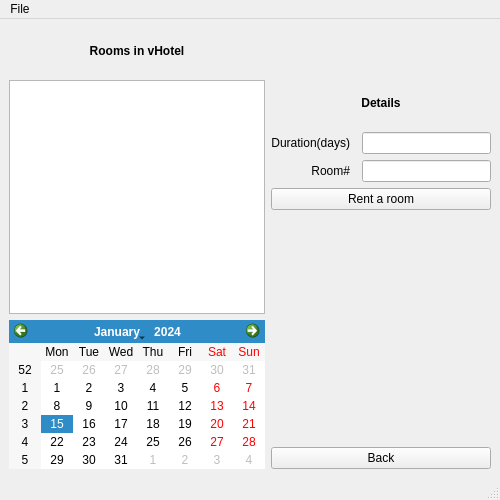
<?xml version="1.0" encoding="UTF-8"?>
<ui version="4.0">
 <class>MainWindow</class>
 <widget class="QMainWindow" name="MainWindow">
  <property name="geometry">
   <rect>
    <x>0</x>
    <y>0</y>
    <width>500</width>
    <height>500</height>
   </rect>
  </property>
  <property name="windowTitle">
   <string>MainWindow</string>
  </property>
  <widget class="QWidget" name="centralwidget">
   <layout class="QGridLayout" name="gridLayout">
    <item row="0" column="0">
     <widget class="QLabel" name="label">
      <property name="styleSheet">
       <string notr="true">font: 18pt &quot;Narkisim&quot;;</string>
      </property>
      <property name="text">
       <string>&lt;html&gt;&lt;head/&gt;&lt;body&gt;&lt;p align=&quot;center&quot;&gt;&lt;span style=&quot; font-weight:600;&quot;&gt;Rooms in vHotel&lt;/span&gt;&lt;/p&gt;&lt;/body&gt;&lt;/html&gt;</string>
      </property>
     </widget>
    </item>
    <item row="9" column="0" rowspan="3">
     <widget class="QCalendarWidget" name="calendarWidget"/>
    </item>
    <item row="1" column="0" rowspan="6">
     <widget class="QTextBrowser" name="Rooms"/>
    </item>
    <item row="11" column="1" colspan="3">
     <widget class="QPushButton" name="Back">
      <property name="styleSheet">
       <string notr="true">font: 18pt &quot;Narkisim&quot;;</string>
      </property>
      <property name="text">
       <string>Back</string>
      </property>
     </widget>
    </item>
    <item row="2" column="1">
     <widget class="QLabel" name="label_2">
      <property name="styleSheet">
       <string notr="true">font: 14pt &quot;Narkisim&quot;;</string>
      </property>
      <property name="text">
       <string>&lt;html&gt;&lt;head/&gt;&lt;body&gt;&lt;p align=&quot;right&quot;&gt;Duration(days)&lt;/p&gt;&lt;/body&gt;&lt;/html&gt;</string>
      </property>
     </widget>
    </item>
    <item row="3" column="1">
     <widget class="QLabel" name="label_3">
      <property name="styleSheet">
       <string notr="true">font: 18pt &quot;Narkisim&quot;;</string>
      </property>
      <property name="text">
       <string>&lt;html&gt;&lt;head/&gt;&lt;body&gt;&lt;p align=&quot;right&quot;&gt;Room#&lt;/p&gt;&lt;/body&gt;&lt;/html&gt;</string>
      </property>
     </widget>
    </item>
    <item row="3" column="3">
     <widget class="QLineEdit" name="Number"/>
    </item>
    <item row="2" column="3">
     <widget class="QLineEdit" name="duration"/>
    </item>
    <item row="4" column="1" colspan="3">
     <widget class="QPushButton" name="Rent">
      <property name="styleSheet">
       <string notr="true">font: 18pt &quot;Narkisim&quot;;</string>
      </property>
      <property name="text">
       <string>Rent a room</string>
      </property>
     </widget>
    </item>
    <item row="1" column="1" colspan="3">
     <widget class="QLabel" name="label_4">
      <property name="styleSheet">
       <string notr="true">font: 18pt &quot;Narkisim&quot;;</string>
      </property>
      <property name="text">
       <string>&lt;html&gt;&lt;head/&gt;&lt;body&gt;&lt;p align=&quot;center&quot;&gt;&lt;span style=&quot; font-weight:600;&quot;&gt;Details&lt;/span&gt;&lt;/p&gt;&lt;/body&gt;&lt;/html&gt;</string>
      </property>
     </widget>
    </item>
   </layout>
  </widget>
  <widget class="QMenuBar" name="menubar">
   <property name="geometry">
    <rect>
     <x>0</x>
     <y>0</y>
     <width>500</width>
     <height>21</height>
    </rect>
   </property>
   <widget class="QMenu" name="menuFile">
    <property name="title">
     <string>File</string>
    </property>
    <addaction name="actionHelp"/>
   </widget>
   <addaction name="menuFile"/>
  </widget>
  <widget class="QStatusBar" name="statusbar"/>
  <action name="actionHelp">
   <property name="text">
    <string>Help</string>
   </property>
  </action>
 </widget>
 <resources/>
 <connections/>
</ui>
